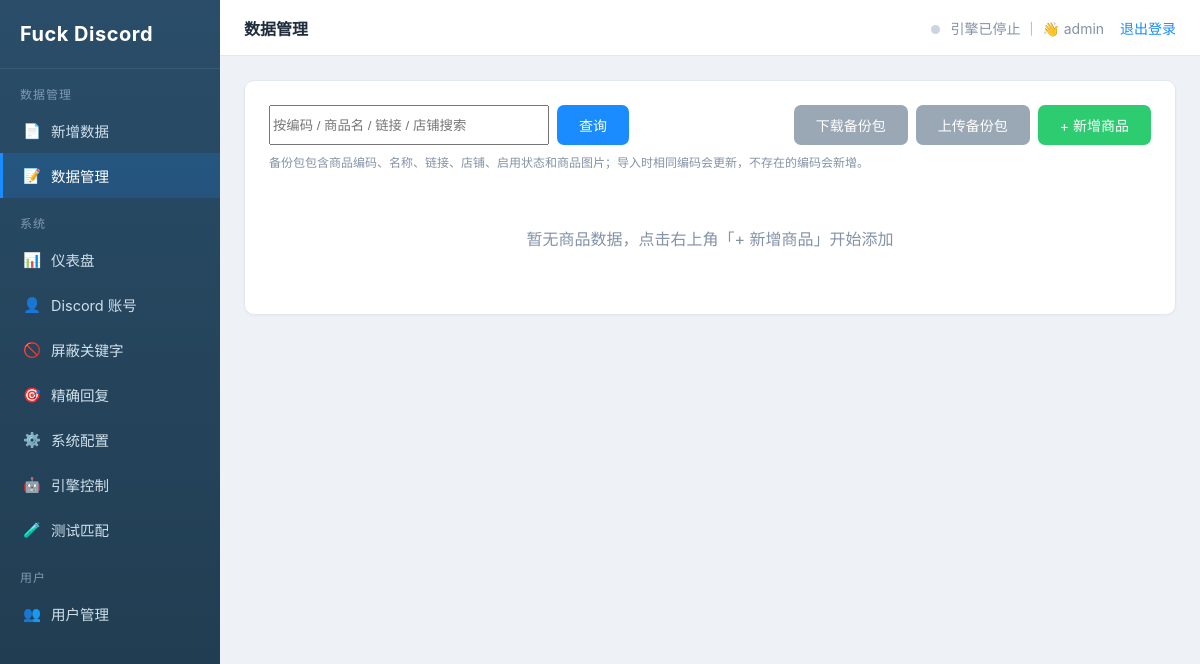
Before: /products (signed in) with the older database file.
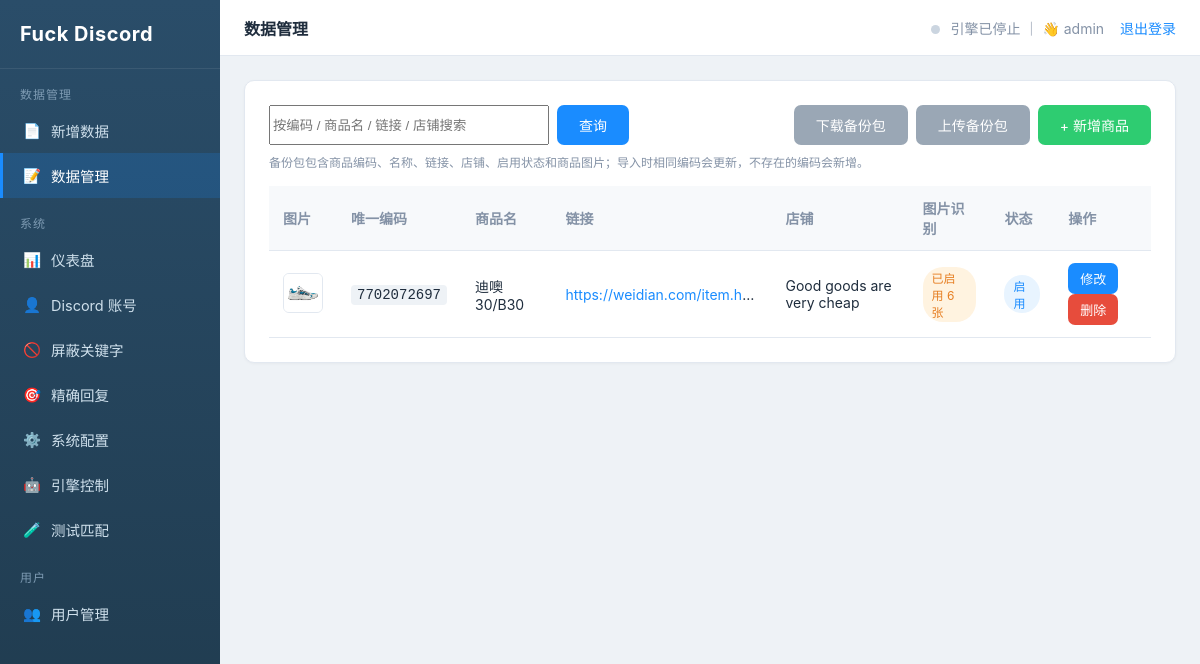
After: the same page with the newer database file.
### tables this page shows
CREATE TABLE products (
            id INTEGER PRIMARY KEY AUTOINCREMENT,
            user_id INTEGER NOT NULL,
            code TEXT NOT NULL,
            name TEXT NOT NULL,
            link TEXT NOT NULL DEFAULT '',
            shop TEXT NOT NULL DEFAULT '',
            image_path TEXT NOT NULL DEFAULT '',
            image_hash TEXT NOT NULL DEFAULT '',
            image_enabled INTEGER NOT NULL DEFAULT 0,
            enabled INTEGER NOT NULL DEFAULT 1,
            created_at TEXT NOT NULL,
            updated_at TEXT NOT NULL,
            FOREIGN KEY(user_id) REFERENCES users(id) ON DELETE CASCADE,
            UNIQUE(user_id, code)
        );

### app.py (the view)
@app.route("/products")
@login_required
def products():
    q = request.args.get("q", "").strip()
    rows = store.list_products(current_user_id(), q or None)
    return render_template("products.html", products=rows, q=q)

### app.py (called while the page is built)
def login_required(view):
    @functools.wraps(view)
    def wrapped(*args, **kwargs):
        if not session.get("user") or not session.get("user_id"):
            session.clear()
            return redirect(url_for("login", next=request.path))
        return view(*args, **kwargs)
    return wrapped

def current_user_id():
    return int(session["user_id"])

def upload_path(image_path):
    image_path = image_path or ""
    prefix = "uploads/"
    if image_path.startswith(prefix):
        return image_path[len(prefix):]
    return image_path.split("/")[-1]

@app.context_processor
def inject_globals():
    engine_running = False
    if session.get("user_id"):
        engine_running = engine.running(session["user_id"])
    return {
        "current_user": session.get("user"),
        "current_user_id": session.get("user_id"),
        "engine_running": engine_running,
        "upload_path": upload_path,
    }

### bot_engine.py (called while the page is built)
    def for_user(self, user_id):
        user_id = int(user_id)
        with self._lock:
            if user_id not in self._engines:
                self._engines[user_id] = BotEngine(user_id)
            return self._engines[user_id]

    def running(self, user_id):
        return self.for_user(user_id).running

### store.py (called while the page is built)
def _normalize_user_id(user_id):
    if user_id is None:
        return default_user_id()
    return int(user_id)

def _ensure_dirs():
    os.makedirs(os.path.dirname(DB_PATH), exist_ok=True)

@contextmanager
def get_conn():
    _ensure_dirs()
    conn = sqlite3.connect(DB_PATH, check_same_thread=False, timeout=15)
    conn.row_factory = sqlite3.Row
    conn.execute("PRAGMA journal_mode=WAL;")
    conn.execute("PRAGMA foreign_keys=ON;")
    try:
        yield conn
        conn.commit()
    finally:
        conn.close()

### templates/products.html (shortened to what this page needs)
{% extends "base.html" %}
{% set active = 'products' %}
{% block page_title %}数据管理{% endblock %}
{% block content %}
<div class="card">
  <div class="toolbar">
    <form class="search-box" method="get">
      <input type="text" name="q" value="{{ q }}" placeholder="按编码 / 商品名 / 链接 / 店铺搜索">
      <button class="btn" type="submit">查询</button>
    </form>
    <div class="toolbar-actions">
      <a class="btn btn-secondary" href="{{ url_for('products_export') }}">下载备份包</a>
      <form method="post" action="{{ url_for('products_import') }}" enctype="multipart/form-data" class="inline-import-form">
        <label class="btn btn-secondary">
          上传备份包
        </label>
      </form>
      <a class="btn btn-success" href="{{ url_for('product_add') }}">+ 新增商品</a>
    </div>
  </div>
  <div class="hint backup-hint">备份包包含商品编码、名称、链接、店铺、启用状态和商品图片；导入时相同编码会更新，不存在的编码会新增。</div>
  {% if products %}
  <table>
    <thead>
      <tr>
        <th>图片</th><th>唯一编码</th><th>商品名</th><th>链接</th>
        <th>店铺</th><th>图片识别</th><th>状态</th><th>操作</th>
      </tr>
    </thead>
    <tbody>
      {% for p in products %}
      <tr>
        <td>
          {% if p['first_image_path'] %}
            <img class="thumb" src="{{ url_for('uploaded_file', filename=upload_path(p['first_image_path'])) }}">
          {% else %}<span class="hint">—</span>{% endif %}
        </td>
        <td><span class="code">{{ p['code'] }}</span></td>
        <td>{{ p['name'] }}</td>
        <td style="max-width:220px; overflow:hidden; text-overflow:ellipsis; white-space:nowrap;">
          {% if p['link'] %}<a href="{{ p['link'] }}" target="_blank" style="color:var(--primary)">{{ p['link'] }}</a>{% else %}—{% endif %}
        </td>
        <td>{{ p['shop'] or '—' }}</td>
        <td>
          {% if p['image_enabled'] and p['image_count'] %}<span class="tag img">已启用 {{ p['image_count'] }} 张</span>
          {% else %}<span class="tag off">未启用</span>{% endif %}
        </td>
        <td>
          {% if p['enabled'] %}<span class="tag">启用</span>{% else %}<span class="tag off">停用</span>{% endif %}
        </td>
        <td>
          <a class="btn btn-sm" href="{{ url_for('product_edit', pid=p['id']) }}">修改</a>
          <form method="post" action="{{ url_for('product_delete', pid=p['id']) }}" style="display:inline"
                onsubmit="return confirm('确认删除商品「{{ p['code'] }}」？');">
            <button class="btn btn-sm btn-danger" type="submit">删除</button>
          </form>
        </td>
      </tr>
      {% endfor %}
    </tbody>
  </table>
  {% else %}
  <div class="empty">暂无商品数据，点击右上角「+ 新增商品」开始添加</div>
  {% endif %}
</div>
{% endblock %}

### templates/base.html (shortened to what this page needs)
<!DOCTYPE html>
<html lang="zh-CN">
<head>
  <link rel="stylesheet" href="{{ url_for('static', filename='style.css') }}">
</head>
<body>
<div class="layout">
  <aside class="sidebar">
    <div class="brand">Fuck Discord</div>
    <div class="nav-group-title">数据管理</div>
    <a class="nav-item {{ 'active' if active=='add' }}" href="{{ url_for('product_add') }}">
      <span class="ico">📄</span> 新增数据</a>
    <a class="nav-item {{ 'active' if active=='products' }}" href="{{ url_for('products') }}">
      <span class="ico">📝</span> 数据管理</a>
    <div class="nav-group-title">系统</div>
    <a class="nav-item {{ 'active' if active=='dashboard' }}" href="{{ url_for('dashboard') }}">
      <span class="ico">📊</span> 仪表盘</a>
    <a class="nav-item {{ 'active' if active=='accounts' }}" href="{{ url_for('accounts') }}">
      <span class="ico">👤</span> Discord 账号</a>
    <a class="nav-item {{ 'active' if active=='blocked_keywords' }}" href="{{ url_for('blocked_keywords') }}">
      <span class="ico">🚫</span> 屏蔽关键字</a>
    <a class="nav-item {{ 'active' if active=='exact_keyword_replies' }}" href="{{ url_for('exact_keyword_replies') }}">
      <span class="ico">🎯</span> 精确回复</a>
    <a class="nav-item {{ 'active' if active=='settings' }}" href="{{ url_for('settings') }}">
      <span class="ico">⚙️</span> 系统配置</a>
    <a class="nav-item {{ 'active' if active=='engine' }}" href="{{ url_for('engine_page') }}">
      <span class="ico">🤖</span> 引擎控制</a>
    <a class="nav-item {{ 'active' if active=='test' }}" href="{{ url_for('test_match') }}">
      <span class="ico">🧪</span> 测试匹配</a>
    <div class="nav-group-title">用户</div>
    <a class="nav-item {{ 'active' if active=='users' }}" href="{{ url_for('users') }}">
      <span class="ico">👥</span> 用户管理</a>
  </aside>
  <div class="main">
    <div class="topbar">
      <div class="page-title">{% block page_title %}{% endblock %}</div>
      <div class="user">
        <span class="status-dot {{ 'on' if engine_running else 'off' }}"></span>
        引擎{{ '运行中' if engine_running else '已停止' }}
        ｜ 👋 {{ current_user }}
        <a href="{{ url_for('logout') }}">退出登录</a>
      </div>
    </div>
    <div class="content">
      {% block content %}{% endblock %}
    </div>
  </div>
</div>
</body>
</html>

### static/style.css (style rules this page uses)
:root { --sidebar: #2a4d69; --sidebar-dark: #1f3a4d; --sidebar-active: #1a8cff; --primary: #1a8cff; --primary-dark: #1577d6; --bg: #eef2f6; --card: #ffffff; --border: #e2e8f0; --text: #1f2d3d; --muted: #8492a6; --danger: #e74c3c; --success: #2ecc71; }
* { box-sizing: border-box; }
body { margin: 0; font-family: -apple-system, "PingFang SC", "Microsoft YaHei", "Segoe UI", sans-serif; background: var(--bg); color: var(--text); }
a { text-decoration: none; color: inherit; }
.layout { display: flex; min-height: 100vh; }
.sidebar { width: 220px; background: linear-gradient(180deg, var(--sidebar), var(--sidebar-dark)); color: #cfe0ec; flex-shrink: 0; display: flex; flex-direction: column; }
.brand { font-size: 20px; font-weight: 700; color: #fff; padding: 22px 20px; letter-spacing: 0.5px; border-bottom: 1px solid rgba(255,255,255,0.08); }
.nav-group-title { font-size: 12px; color: #7e9bb3; padding: 16px 20px 6px; letter-spacing: 1px; }
.nav-item { display: flex; align-items: center; gap: 10px; padding: 12px 20px; color: #cfe0ec; font-size: 14.5px; cursor: pointer; border-left: 3px solid transparent; }
.nav-item.active { background: rgba(26,140,255,0.18); border-left-color: var(--sidebar-active); color: #fff; }
.nav-item .ico { width: 18px; text-align: center; }
.main { flex: 1; display: flex; flex-direction: column; min-width: 0; }
.topbar { height: 56px; background: var(--card); border-bottom: 1px solid var(--border); display: flex; align-items: center; justify-content: space-between; padding: 0 24px; }
.topbar .page-title { font-weight: 600; font-size: 16px; }
.topbar .user { color: var(--muted); font-size: 14px; }
.topbar .user a { color: var(--primary); margin-left: 12px; }
.content { padding: 24px; }
.card { background: var(--card); border-radius: 10px; border: 1px solid var(--border); box-shadow: 0 1px 3px rgba(0,0,0,0.04); padding: 24px; margin-bottom: 20px; }
.btn { display: inline-block; padding: 10px 22px; border: none; border-radius: 7px; font-size: 14px; cursor: pointer; background: var(--primary); color: #fff; }
.btn-secondary { background: #9aa7b5; }
.btn-danger { background: var(--danger); }
.btn-sm { padding: 6px 12px; font-size: 13px; }
.btn-success { background: var(--success); }
table { width: 100%; border-collapse: collapse; font-size: 14px; }
th, td { padding: 12px 14px; text-align: left; border-bottom: 1px solid var(--border); }
th { color: var(--muted); font-weight: 600; background: #f7f9fb; }
td .thumb { width: 40px; height: 40px; object-fit: cover; border-radius: 6px; border: 1px solid var(--border); }
.tag { display: inline-block; padding: 2px 9px; border-radius: 20px; font-size: 12px; background: #e8f4ff; color: var(--primary); }
.tag.img { background: #fff3e0; color: #e67e22; }
.toolbar { display: flex; justify-content: space-between; align-items: center; margin-bottom: 10px; gap: 12px; flex-wrap: wrap; }
.search-box { display: flex; gap: 8px; flex: 1; max-width: 360px; }
.search-box input { flex: 1; }
.toolbar-actions { display: flex; align-items: center; gap: 8px; flex-wrap: wrap; }
.inline-import-form { display: inline-flex; margin: 0; }
.backup-hint { margin: -2px 0 16px; color: var(--muted); font-size: 12px; }
.status-dot { display:inline-block; width:9px; height:9px; border-radius:50%; margin-right:6px; }
.status-dot.off { background: #cbd5e0; }
.code { font-family: ui-monospace, monospace; background:#eef2f6; padding:2px 6px; border-radius:4px; }

Changed rows visible on the page:
added products: code "7702072697", name "迪噢30/B30", link "https://weidian.com/item.h…", shop "Good goods are very cheap", image_count "6", enabled "启用"
Other visible differences:
text no longer shown: "暂无商品数据，点击右上角「+ 新增商品」开始添加"
text now shown: "图片 唯一编码 商品名 链接 店铺 图片识别 状态 操作"
